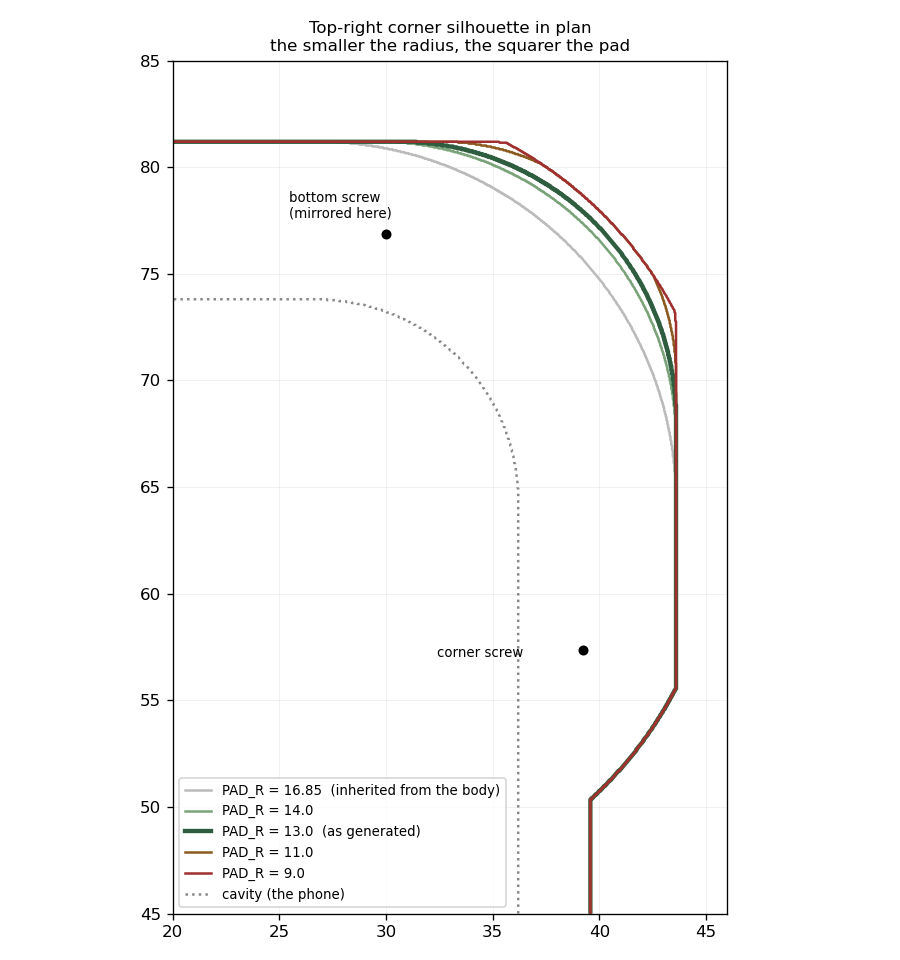

This chart was generated by the following Python code:
"""Corner silhouette in plan, for five values of PAD_R.

PAD_R is the outer radius of the six reinforcement pads. Smaller is squarer. The
value the model was generated with is drawn heavier. Dimensions are parsed out of
case_iphone13.py so this drawing cannot drift away from the model.

    python3 corner_silhouette.py     ->  corner_silhouette.png
"""
import re
import numpy as np
import matplotlib
matplotlib.use("Agg")
import matplotlib.pyplot as plt

SRC = open("case_iphone13.py", encoding="utf-8").read()


def p(name):
    m = re.search(r"^%s\s*=\s*(-?[\d.]+)" % name, SRC, re.M)
    if not m:
        raise SystemExit("parameter %s not found in case_iphone13.py" % name)
    return float(m.group(1))


PW, PL, PR = p("PW"), p("PL"), p("PR")
CLR, WALL, BUMP, BUMP_R = p("CLR_XY"), p("WALL"), p("BUMP"), p("BUMP_R")
CURRENT = p("PAD_R")

IW, IL = PW + 2 * CLR, PL + 2 * CLR          # phone cavity
OW, OL = IW + 2 * WALL, IL + 2 * WALL        # body
IR = PR + CLR
ORR = IR + WALL
ccx, ccy = OW / 2 - ORR, OL / 2 - ORR        # centre of the corner arc

# Before PAD_R became a parameter of its own, the pads inherited their radius
# from the offset body: ORR + BUMP, which is where the soft lobed corners came from.
INHERITED = round(ORR + BUMP, 2)
VARIANTS = [(INHERITED, "#bbbbbb", "inherited from the body"),
            (14.0, "#7aa37a", None),
            (CURRENT, "#2f5d3f", "as generated"),
            (11.0, "#8a5a1f", None),
            (9.0, "#a03030", None)]


def in_rr(X, Y, w, l, r):
    """True where (X, Y) is inside a rounded rectangle centred on the origin."""
    ax_, ay_ = np.abs(X), np.abs(Y)
    cx, cy = w / 2 - r, l / 2 - r
    inside = (ax_ <= w / 2) & (ay_ <= l / 2)
    corner = (ax_ > cx) & (ay_ > cy)
    d = np.hypot(np.clip(ax_ - cx, 0, None), np.clip(ay_ - cy, 0, None))
    return inside & (~corner | (d <= r))


x = np.linspace(20, 46, 700)
y = np.linspace(45, 85, 900)
X, Y = np.meshgrid(x, y)
body = in_rr(X, Y, OW, OL, ORR)

fig, ax = plt.subplots(figsize=(7.5, 8), facecolor="white")

for pr, colour, note in VARIANTS:
    pad = in_rr(X, Y, OW + 2 * BUMP, OL + 2 * BUMP, pr) & (np.hypot(X - ccx, Y - ccy) <= BUMP_R)
    lw = 2.6 if pr == CURRENT else 1.5
    ax.contour(X, Y, (body | pad).astype(float), levels=[0.5], colors=[colour], linewidths=lw)
    lbl = "PAD_R = %.2f" % pr if pr > 16 else "PAD_R = %.1f" % pr
    ax.plot([], [], color=colour, lw=lw, label=lbl + ("  (%s)" % note if note else ""))

ax.contour(X, Y, in_rr(X, Y, IW, IL, IR).astype(float), levels=[0.5],
           colors=["#888"], linestyles=":")
ax.plot([], [], color="#888", ls=":", label="cavity (the phone)")

ax.plot([39.25], [57.35], "ko", ms=5)
ax.annotate("corner screw", (39.25, 57.35), textcoords="offset points",
            xytext=(-88, -4), fontsize=8)
ax.plot([30.0], [76.85], "ko", ms=5)
ax.annotate("bottom screw\n(mirrored here)", (30.0, 76.85), textcoords="offset points",
            xytext=(-58, 10), fontsize=8)

ax.set_aspect("equal")
ax.grid(alpha=.25, lw=.4)
ax.legend(fontsize=8, loc="lower left")
ax.set_title("Top-right corner silhouette in plan\n"
             "the smaller the radius, the squarer the pad", fontsize=10)
plt.tight_layout()
plt.savefig("corner_silhouette.png", dpi=120, facecolor="white")
print("corner_silhouette.png")
